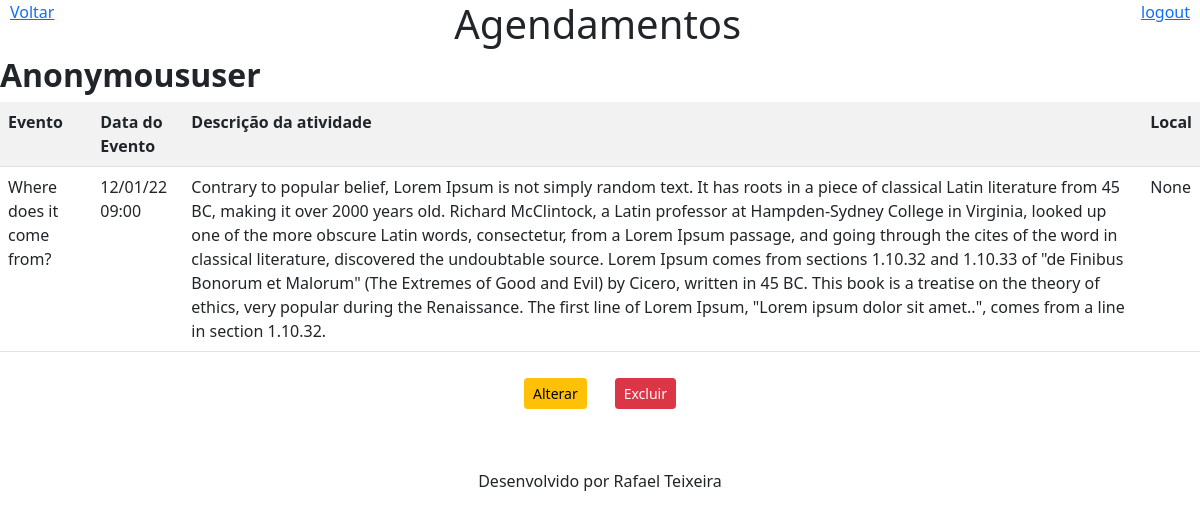
Page /agenda/titulo/7/ on the committed database.
### core/models.py (models this page shows, shortened)
class Evento(models.Model):
    titulo=models.CharField(max_length=100)
    descricao=models.TextField(null=True, blank=True)
    data_evento=models.DateTimeField(verbose_name='Data do Evento')
    data_criacao=models.DateTimeField(auto_now=True,verbose_name='Data de Criacao')
    usuario=models.ForeignKey(User,on_delete=models.CASCADE) # models.cascade (Se o usuário for deletado, seus eventos também serão.) Para User será necessário defenir um valor padrão.
    local=models.CharField(null=True, max_length=50,blank=True)
    class Meta:                 #Alteração do nome da tabela sqlite3: comando sqlmigrate core xxxx/dados para migração manual.
        db_table='evento'
    def __str__(self) -> str:
        return self.titulo
    def get_data_evento(self):
        return self.data_evento.strftime('%d/%m/%y %H:%M')

### core/views.py (the view)
# urls.py: path('agenda/titulo/<int:id>/', views.titulo,name='titulo'),
def titulo(resquest,id):
    print(id)
    usuario=resquest.user
    try:
        consulta=Evento.objects.get(id=id)
    except Exception:
        raise Http404()
    print(consulta)
    usuario=str(usuario).capitalize
    dados={'consulta':consulta,'usuario':usuario}
    return render(resquest,'titulo.html',dados)

### core/templates/titulo.html
{% extends 'model-page.html' %}
    {% block content %}
    <center><h1>Agendamentos</h1></center>
    <h2><b>{{ usuario }}</b></h2>
    <table class="table table-striped table-hover table-responsive" id="lista">
            <tr>
                <th>Evento</th>
                <th>Data do Evento</th>
                <th>Descrição da atividade</th>
                <th>Local</th>
            </tr>
            <tr>
                <td>
                    {{ consulta.titulo }}
                </td>
                <td>
                    {{ consulta.get_data_evento }}
                </td>
                <td>
                    {{ consulta.descricao }}
                </td>
                <td>
                    {{ consulta.local }}
                </td>
            </tr>
    </table>
    <div class="d-grid gap-2 d-md-flex justify-content-md-center">
        <a href="/agenda/evento/?id={{consulta.id}}" style="margin: 10px;">
            <button class="btn btn-sm btn-primary btn-block btn btn-warning" type="submit">Alterar</button>
        </a>
        <a href="/agenda/evento/delete/{{consulta.id}}" style="margin: 10px;" >
            <button class="btn btn-sm btn-primary btn-block btn btn-danger" type="submit">Excluir</button>
        </a>
    </div>
    {% endblock %}

### core/static/css/style.css (style rules this page uses)
body { min-width: 600px; }
#lista { text-justify: auto; }

### rows in the picture
Evento: titulo "Where does it come from?", get_data_evento "12/01/22 09:00", descricao "Contrary to popular belief, Lorem Ipsum is not simply random text. It has roots in a piece of classical Latin literature from 45 BC, making it over 2000 years old. Richard McClintock, a Latin professor at Hampden-Sydney College in Virginia, looked up one of the more obscure Latin words, consectetur, from a Lorem Ipsum passage, and going through the cites of the word in classical literature, discovered the undoubtable source. Lorem Ipsum comes from sections 1.10.32 and 1.10.33 of \"de Finibus Bonorum et Malorum\" (The Extremes of Good and Evil) by Cicero, written in 45 BC. This book is a treatise on the theory of ethics, very popular during the Renaissance. The first line of Lorem Ipsum,…", local "None"

### other values in the picture
{{ usuario }} "Anonymoususer"
